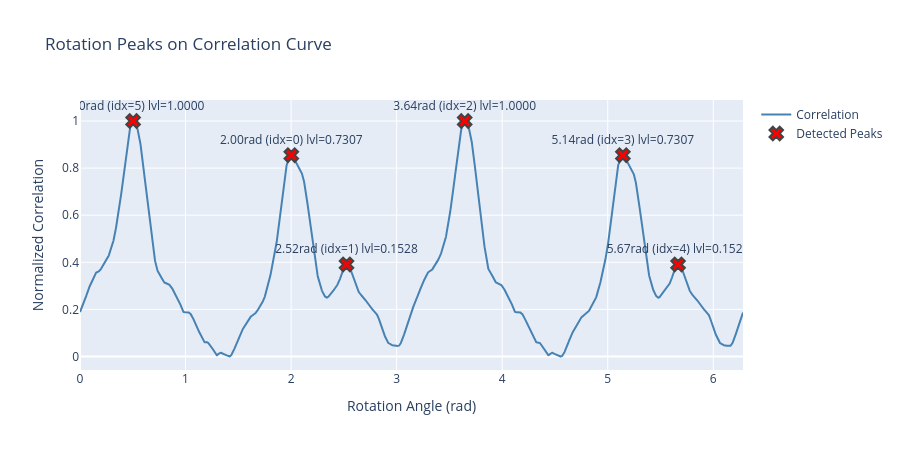

The notebook cell saved with this chart:
### Markdown cell above
## Rotation Peaks

Detected rotation peaks (red x markers) overlaid on the correlation curve. Each peak shows the angle in radians and its index in the correlation array.

### Code cell
fig = go.Figure()

if rotation_corr is not None and rotation_corr.ndim == 2:
    indices = rotation_corr[:, 0]
    angles = rotation_corr[:, 1]
    correlations = rotation_corr[:, 2]
    fig.add_trace(go.Scatter(x=angles, y=correlations, mode='lines', name='Correlation', line=dict(width=2, color='steelblue')))
    fig.update_xaxes(title_text='Rotation Angle (rad)')
    fig.update_yaxes(title_text='Normalized Correlation')

if rotation_peaks is not None and rotation_peaks.ndim == 2:
    sort_idx = np.argsort(rotation_peaks[:, 0])
    sorted_peaks = rotation_peaks[sort_idx]
    peak_angles = sorted_peaks[:, 0]
    peak_heights = sorted_peaks[:, 1]
    level_potentials = sorted_peaks[:, 3]
    peak_indices = sorted_peaks[:, 4].astype(int)
    peak_text = [f'{a:.2f}rad (idx={idx}) lvl={l:.4f}' for a, idx, l in zip(peak_angles, peak_indices, level_potentials)]
    fig.add_trace(go.Scatter(x=peak_angles, y=peak_heights, mode='markers+text',
                             marker=dict(size=12, color='red', symbol='x', line=dict(width=2)),
                             text=peak_text,
                             textposition='top center',
                             name='Detected Peaks'))

fig.update_layout(height=450, width=900, title_text='Rotation Peaks on Correlation Curve')
fig.show()

### Figure 1 — Plotly figure (JSON) as saved in the notebook; plotly's stock layout.template omitted (floating-point values rounded to 4 significant figures; data arrays with more than 128 entries replaced by an {"elided": "..."} marker saying what was removed)
{"data": [{"line": {"color": "steelblue", "width": 2}, "mode": "lines", "name": "Correlation", "type": "scatter", "x": {"elided": "4096 float values"}, "y": {"elided": "4096 float values"}}, {"marker": {"color": "red", "line": {"width": 2}, "size": 12, "symbol": "x"}, "mode": "markers+text", "name": "Detected Peaks", "text": ["0.50rad (idx=5) lvl=1.0000", "2.00rad (idx=0) lvl=0.7307", "2.52rad (idx=1) lvl=0.1528", "3.64rad (idx=2) lvl=1.0000", "5.14rad (idx=3) lvl=0.7307", "5.67rad (idx=4) lvl=0.1528"], "textposition": "top center", "type": "scatter", "x": [0.5031, 2.002, 2.525, 3.645, 5.143, 5.667], "y": [1.0, 0.8548, 0.3908, 1.0, 0.8548, 0.3908]}], "layout": {"height": 450, "title": {"text": "Rotation Peaks on Correlation Curve"}, "width": 900, "xaxis": {"title": {"text": "Rotation Angle (rad)"}}, "yaxis": {"title": {"text": "Normalized Correlation"}}}}
